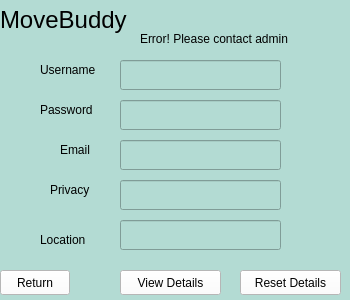
<?xml version="1.0" encoding="UTF-8"?>
<ui version="4.0">
 <class>profile</class>
 <widget class="QWidget" name="profile">
  <property name="geometry">
   <rect>
    <x>0</x>
    <y>0</y>
    <width>350</width>
    <height>300</height>
   </rect>
  </property>
  <property name="windowTitle">
   <string>Form</string>
  </property>
  <widget class="QStackedWidget" name="stackedWidget">
   <property name="geometry">
    <rect>
     <x>0</x>
     <y>0</y>
     <width>350</width>
     <height>300</height>
    </rect>
   </property>
   <property name="styleSheet">
    <string notr="true">background: #b3dbd3</string>
   </property>
   <widget class="QWidget" name="page">
    <widget class="QPushButton" name="backMain">
     <property name="geometry">
      <rect>
       <x>0</x>
       <y>270</y>
       <width>70</width>
       <height>25</height>
      </rect>
     </property>
     <property name="styleSheet">
      <string notr="true">background: white</string>
     </property>
     <property name="text">
      <string>Return</string>
     </property>
    </widget>
    <widget class="QPushButton" name="setNewButton">
     <property name="geometry">
      <rect>
       <x>240</x>
       <y>270</y>
       <width>101</width>
       <height>25</height>
      </rect>
     </property>
     <property name="styleSheet">
      <string notr="true">background: white</string>
     </property>
     <property name="text">
      <string>Reset Details</string>
     </property>
    </widget>
    <widget class="QLineEdit" name="passwordInputBox">
     <property name="geometry">
      <rect>
       <x>120</x>
       <y>100</y>
       <width>161</width>
       <height>30</height>
      </rect>
     </property>
    </widget>
    <widget class="QLineEdit" name="usernameInputBox">
     <property name="geometry">
      <rect>
       <x>120</x>
       <y>60</y>
       <width>161</width>
       <height>30</height>
      </rect>
     </property>
    </widget>
    <widget class="QLabel" name="background">
     <property name="geometry">
      <rect>
       <x>0</x>
       <y>0</y>
       <width>351</width>
       <height>321</height>
      </rect>
     </property>
     <property name="text">
      <string/>
     </property>
    </widget>
    <widget class="QLabel" name="usernameTitle">
     <property name="geometry">
      <rect>
       <x>40</x>
       <y>60</y>
       <width>70</width>
       <height>20</height>
      </rect>
     </property>
     <property name="text">
      <string>Username</string>
     </property>
    </widget>
    <widget class="QLabel" name="passwordTitle">
     <property name="geometry">
      <rect>
       <x>40</x>
       <y>100</y>
       <width>70</width>
       <height>20</height>
      </rect>
     </property>
     <property name="text">
      <string>Password</string>
     </property>
    </widget>
    <widget class="QLabel" name="MoveBuddyTitle">
     <property name="geometry">
      <rect>
       <x>0</x>
       <y>0</y>
       <width>140</width>
       <height>40</height>
      </rect>
     </property>
     <property name="text">
      <string>&lt;html&gt;&lt;head/&gt;&lt;body&gt;&lt;p&gt;&lt;span style=&quot; font-size:18pt;&quot;&gt;MoveBuddy&lt;/span&gt;&lt;/p&gt;&lt;/body&gt;&lt;/html&gt;</string>
     </property>
    </widget>
    <widget class="QPushButton" name="viewDetailsButton">
     <property name="geometry">
      <rect>
       <x>120</x>
       <y>270</y>
       <width>101</width>
       <height>25</height>
      </rect>
     </property>
     <property name="styleSheet">
      <string notr="true">background: white</string>
     </property>
     <property name="text">
      <string>View Details</string>
     </property>
    </widget>
    <widget class="QLineEdit" name="privacyInputBox">
     <property name="geometry">
      <rect>
       <x>120</x>
       <y>180</y>
       <width>161</width>
       <height>30</height>
      </rect>
     </property>
    </widget>
    <widget class="QLabel" name="privacyTitle">
     <property name="geometry">
      <rect>
       <x>50</x>
       <y>180</y>
       <width>70</width>
       <height>20</height>
      </rect>
     </property>
     <property name="text">
      <string>Privacy</string>
     </property>
    </widget>
    <widget class="QLabel" name="locationTitle">
     <property name="geometry">
      <rect>
       <x>40</x>
       <y>230</y>
       <width>70</width>
       <height>20</height>
      </rect>
     </property>
     <property name="text">
      <string>Location</string>
     </property>
    </widget>
    <widget class="QLineEdit" name="locationInputBox">
     <property name="geometry">
      <rect>
       <x>120</x>
       <y>220</y>
       <width>161</width>
       <height>30</height>
      </rect>
     </property>
    </widget>
    <widget class="QLabel" name="errorLabel">
     <property name="geometry">
      <rect>
       <x>140</x>
       <y>30</y>
       <width>191</width>
       <height>17</height>
      </rect>
     </property>
     <property name="text">
      <string>Error! Please contact admin</string>
     </property>
    </widget>
    <widget class="QLineEdit" name="emailInputBox">
     <property name="geometry">
      <rect>
       <x>120</x>
       <y>140</y>
       <width>161</width>
       <height>30</height>
      </rect>
     </property>
    </widget>
    <widget class="QLabel" name="emailTitle">
     <property name="geometry">
      <rect>
       <x>60</x>
       <y>140</y>
       <width>51</width>
       <height>20</height>
      </rect>
     </property>
     <property name="text">
      <string>Email</string>
     </property>
    </widget>
    <zorder>background</zorder>
    <zorder>backMain</zorder>
    <zorder>setNewButton</zorder>
    <zorder>passwordInputBox</zorder>
    <zorder>usernameInputBox</zorder>
    <zorder>usernameTitle</zorder>
    <zorder>passwordTitle</zorder>
    <zorder>MoveBuddyTitle</zorder>
    <zorder>viewDetailsButton</zorder>
    <zorder>privacyInputBox</zorder>
    <zorder>privacyTitle</zorder>
    <zorder>locationTitle</zorder>
    <zorder>locationInputBox</zorder>
    <zorder>errorLabel</zorder>
    <zorder>emailInputBox</zorder>
    <zorder>emailTitle</zorder>
   </widget>
  </widget>
 </widget>
 <resources/>
 <connections/>
</ui>
